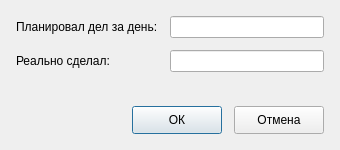
<?xml version="1.0" encoding="UTF-8"?>
<ui version="4.0">
 <class>InputDialog</class>
 <widget class="QDialog" name="InputDialog">
  <property name="geometry">
   <rect>
    <x>0</x>
    <y>0</y>
    <width>340</width>
    <height>150</height>
   </rect>
  </property>
  <property name="windowTitle">
   <string>Ввод данных</string>
  </property>
  <layout class="QVBoxLayout" name="verticalLayoutDialog">
   <property name="spacing">
    <number>12</number>
   </property>
   <property name="leftMargin">
    <number>16</number>
   </property>
   <property name="topMargin">
    <number>16</number>
   </property>
   <property name="rightMargin">
    <number>16</number>
   </property>
   <property name="bottomMargin">
    <number>16</number>
   </property>
   <item>
    <layout class="QFormLayout" name="formLayoutInput">
     <item row="0" column="0">
      <widget class="QLabel" name="labelPlanned">
       <property name="text">
        <string>Планировал дел за день:</string>
       </property>
      </widget>
     </item>
     <item row="0" column="1">
      <widget class="QLineEdit" name="lineEditPlanned"/>
     </item>
     <item row="1" column="0">
      <widget class="QLabel" name="labelDone">
       <property name="text">
        <string>Реально сделал:</string>
       </property>
      </widget>
     </item>
     <item row="1" column="1">
      <widget class="QLineEdit" name="lineEditDone"/>
     </item>
    </layout>
   </item>
   <item>
    <spacer name="verticalSpacerDialog">
     <property name="orientation">
      <enum>Qt::Vertical</enum>
     </property>
     <property name="sizeHint" stdset="0">
      <size>
       <width>20</width>
       <height>10</height>
      </size>
     </property>
    </spacer>
   </item>
   <item>
    <layout class="QHBoxLayout" name="horizontalLayoutButtons">
     <item>
      <spacer name="horizontalSpacerButtons">
       <property name="orientation">
        <enum>Qt::Horizontal</enum>
       </property>
       <property name="sizeHint" stdset="0">
        <size>
         <width>40</width>
         <height>20</height>
        </size>
       </property>
      </spacer>
     </item>
     <item>
      <widget class="QPushButton" name="pushButtonOk">
       <property name="minimumSize">
        <size>
         <width>90</width>
         <height>28</height>
        </size>
       </property>
       <property name="text">
        <string>ОК</string>
       </property>
       <property name="default">
        <bool>true</bool>
       </property>
      </widget>
     </item>
     <item>
      <widget class="QPushButton" name="pushButtonCancel">
       <property name="minimumSize">
        <size>
         <width>90</width>
         <height>28</height>
        </size>
       </property>
       <property name="text">
        <string>Отмена</string>
       </property>
      </widget>
     </item>
    </layout>
   </item>
  </layout>
 </widget>
 <resources/>
 <connections/>
</ui>
